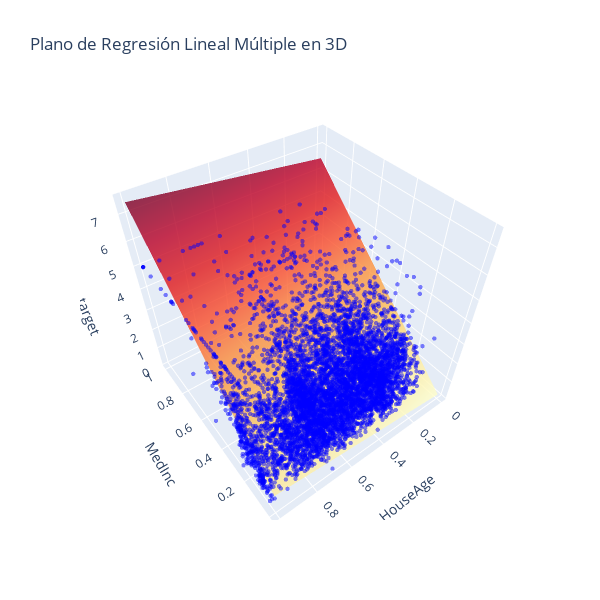

The cell this chart's notebook holds for it:
### Code cell
import plotly.graph_objs as go
import numpy as np
# Crear una malla de valores para el plano de regresión
x_values = np.linspace(X_train_scaled[:,0].min(), X_train_scaled[:,0].max(), 20)
y_values = np.linspace(X_train_scaled[:,1].min(), X_train_scaled[:,1].max(), 20)
xx, yy = np.meshgrid(x_values, y_values)
zz = reg.intercept_ + reg.coef_[0] * xx + reg.coef_[1] * yy
# Crear un gráfico 3D con el plano de regresión
fig = go.Figure()
# Agregar el plano de regresión
fig.add_trace(go.Surface(x=xx, y=yy, z=zz, opacity=0.8, showscale=False, colorscale='YlOrRd'))
# Agregar los puntos de prueba
fig.add_trace(go.Scatter3d(x=X_test_scaled[:,0], y=X_test_scaled[:,1], z=y_test, mode='markers', 
                           marker=dict(size=1.5, color='blue', opacity=0.5)))
# Personalizar el diseño del gráfico
fig.update_layout(
    scene=dict(
        xaxis_title='MedInc',
        yaxis_title='HouseAge',
        zaxis_title='target',
    ),
    showlegend=False,
    title='Plano de Regresión Lineal Múltiple en 3D',
    width=600,  # Ancho en píxeles
    height=600  # Alto en píxeles
)
# Mostrar el gráfico
fig.show()

### Figure 1 — Plotly figure (JSON) as saved in the notebook; plotly's stock layout.template omitted (floating-point values rounded to 4 significant figures; data arrays with more than 128 entries replaced by an {"elided": "..."} marker saying what was removed)
{"data": [{"colorscale": [[0, "rgb(255,255,204)"], [0.125, "rgb(255,237,160)"], [0.25, "rgb(254,217,118)"], [0.375, "rgb(254,178,76)"], [0.5, "rgb(253,141,60)"], [0.625, "rgb(252,78,42)"], [0.75, "rgb(227,26,28)"], [0.875, "rgb(189,0,38)"], [1, "rgb(128,0,38)"]], "opacity": 0.8, "showscale": false, "type": "surface", "x": {"elided": "20x20 float values"}, "y": {"elided": "20x20 float values"}, "z": {"elided": "20x20 float values"}}, {"marker": {"color": "blue", "opacity": 0.5, "size": 1.5}, "mode": "markers", "type": "scatter3d", "x": {"elided": "6192 float values"}, "y": {"elided": "6192 float values"}, "z": {"elided": "6192 float values"}}], "layout": {"height": 600, "scene": {"aspectmode": "auto", "aspectratio": {"x": 1, "y": 1, "z": 1}, "camera": {"center": {"x": 0, "y": 0, "z": 0}, "eye": {"x": -1.243, "y": 0.92, "z": 1.515}, "projection": {"type": "perspective"}, "up": {"x": 0, "y": 0, "z": 1}}, "xaxis": {"title": {"text": "MedInc"}, "type": "linear"}, "yaxis": {"title": {"text": "HouseAge"}, "type": "linear"}, "zaxis": {"title": {"text": "target"}, "type": "linear"}}, "showlegend": false, "title": {"text": "Plano de Regresión Lineal Múltiple en 3D"}, "width": 600}}
